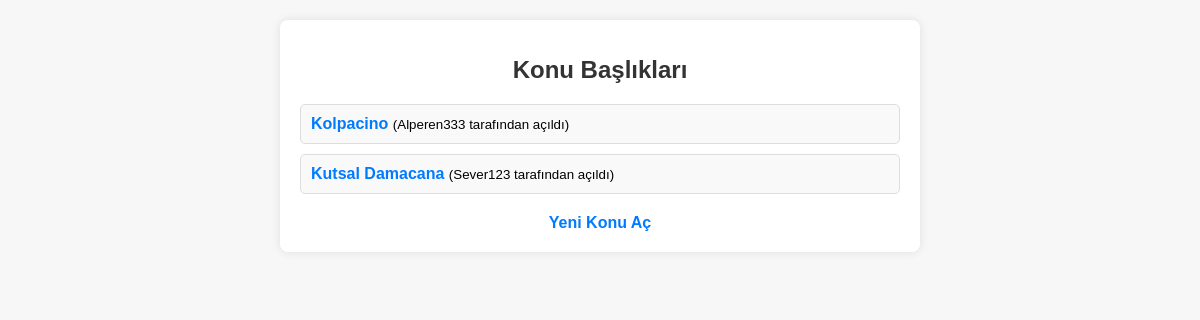
/dashboard, run on the app's committed database.
### app.py (models this page shows)
class Topic(db.Model):
    id = db.Column(db.Integer, primary_key=True)
    title = db.Column(db.String(150), nullable=False)
    content = db.Column(db.String(500), nullable=False)
    user_id = db.Column(db.Integer, db.ForeignKey('user.id'), nullable=False)
    user = db.relationship('User', backref='topics', lazy=True)
    comments = db.relationship('Comment', backref='topic', lazy=True)

class User(db.Model):
    id = db.Column(db.Integer, primary_key=True)
    username = db.Column(db.String(150), unique=True, nullable=False)
    email = db.Column(db.String(150), unique=True, nullable=False)
    password = db.Column(db.String(150), nullable=False)
    comments = db.relationship('Comment', backref='user', lazy=True)

### app.py (the view)
@app.route("/dashboard")
def dashboard():
    topics = Topic.query.all()
    return render_template("dashboard.html", topics=topics)

### FilmForum/templates/dashboard.html (shortened to what this page needs)
<!DOCTYPE html>
<html lang="tr">
<head>
    <link rel="stylesheet" href="{{ url_for('static', filename='styles.css') }}">
</head>
<body>
    <div class="dashboard-container">
        <h1>Konu Başlıkları</h1>
        <ul>
            {% for topic in topics %}
            <li>
                <a href="/topic/{{ topic.id }}">{{ topic.title }}</a>
                <small>({{ topic.user.username }} tarafından açıldı)</small>
            </li>
            {% endfor %}
        </ul>
        <div style="text-align: center; margin-top: 20px;">
            <a href="/create_topic" class="btn-link">Yeni Konu Aç</a>
        </div>
    </div>
</body>
</html>

### FilmForum/static/styles.css (style rules this page uses)
body { font-family: Arial, sans-serif; background-color: #f7f7f7; margin: 0; padding: 0; }
.dashboard-container, .create-topic-container, .topic-container { width: 100%; max-width: 600px; margin: 20px auto; padding: 20px; background-color: #ffffff; border-radius: 8px; box-shadow: 0 0 10px rgba(0, 0, 0, 0.1); }
h1, h2 { text-align: center; font-size: 24px; margin-bottom: 20px; color: #333333; }
a { text-decoration: none; color: #007bff; font-weight: bold; }
ul { list-style-type: none; padding: 0; }
ul li { margin: 10px 0; padding: 10px; background-color: #f9f9f9; border: 1px solid #ddd; border-radius: 5px; transition: transform 0.2s ease-in-out; }

### data on the page
Topic: title "Kolpacino", user.username "Alperen333"
Topic: title "Kutsal Damacana", user.username "Sever123"
